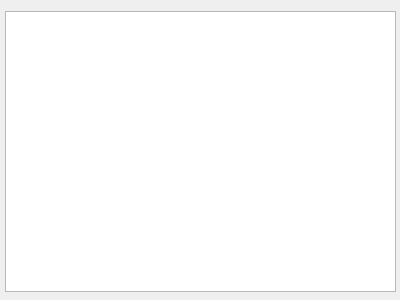
<?xml version="1.0" encoding="UTF-8"?>
<ui version="4.0">
 <class>Form</class>
 <widget class="QWidget" name="Form">
  <property name="geometry">
   <rect>
    <x>0</x>
    <y>0</y>
    <width>400</width>
    <height>300</height>
   </rect>
  </property>
  <property name="windowTitle">
   <string>Кофе</string>
  </property>
  <widget class="QTableWidget" name="table">
   <property name="geometry">
    <rect>
     <x>5</x>
     <y>11</y>
     <width>391</width>
     <height>281</height>
    </rect>
   </property>
  </widget>
 </widget>
 <resources/>
 <connections/>
</ui>
